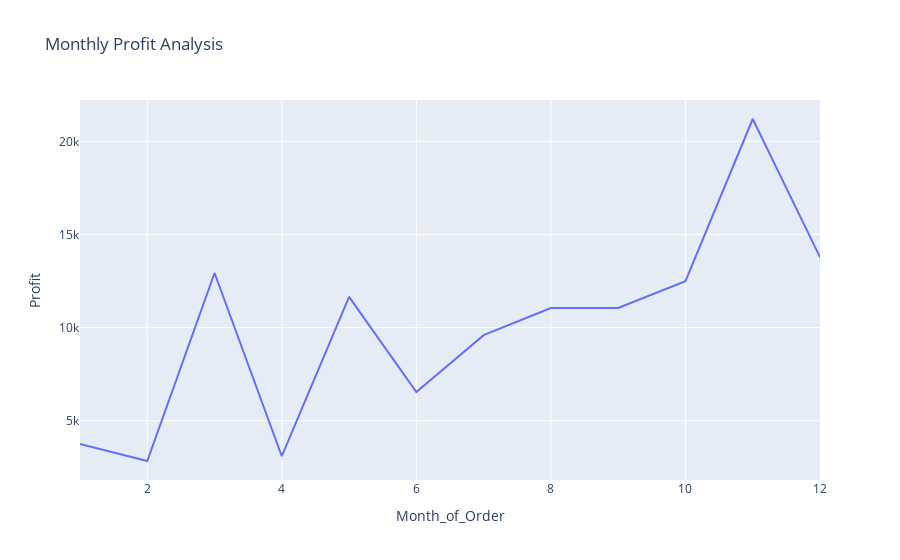

Source (notebook cell):
### Code cell
fig = px.line(
    Profit_by_Month,
    x = 'Month_of_Order',
    y = 'Profit',
    title = 'Monthly Profit Analysis'
)
fig.show()

### Figure 1 — Plotly figure (JSON) as saved in the notebook; plotly's stock layout.template omitted (floating-point values rounded to 4 significant figures)
{"data": [{"hovertemplate": "Month_of_Order=%{x}<br>Profit=%{y}<extra></extra>", "legendgroup": "", "line": {"color": "#636efa", "dash": "solid"}, "marker": {"symbol": "circle"}, "mode": "lines", "name": "", "orientation": "v", "showlegend": false, "type": "scatter", "x": [1, 2, 3, 4, 5, 6, 7, 8, 9, 10, 11, 12], "xaxis": "x", "y": [3756.0, 2841.0, 12930.0, 3098.0, 11650.0, 6543.0, 9594.0, 11060.0, 11060.0, 12500.0, 21200.0, 13780.0], "yaxis": "y"}], "layout": {"autosize": true, "legend": {"tracegroupgap": 0}, "title": {"text": "Monthly Profit Analysis"}, "xaxis": {"anchor": "y", "autorange": true, "domain": [0, 1], "range": [1, 12], "title": {"text": "Month_of_Order"}, "type": "linear"}, "yaxis": {"anchor": "x", "autorange": true, "domain": [0, 1], "range": [1821.0, 22220.0], "title": {"text": "Profit"}, "type": "linear"}}}
